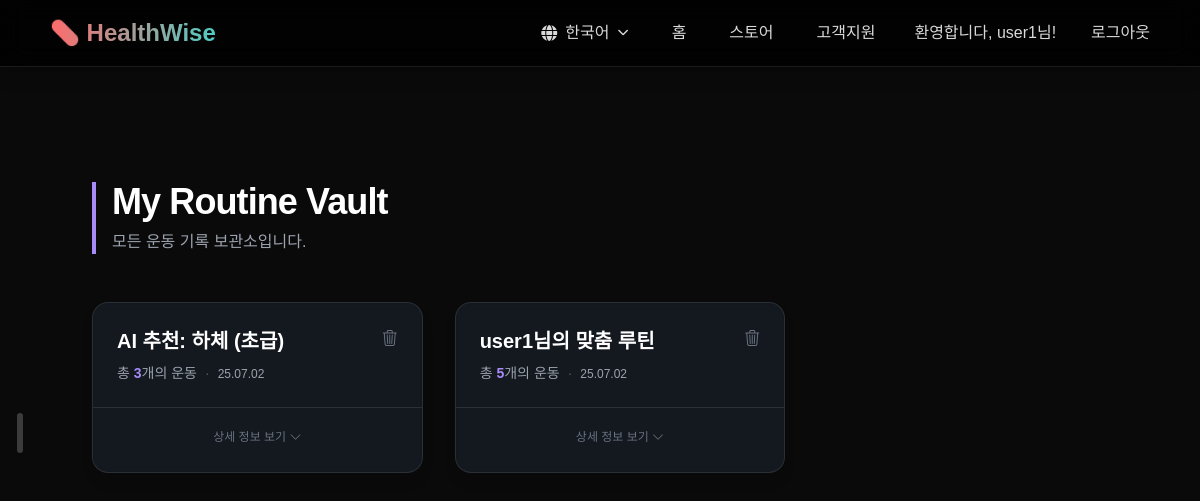
The app's page /routine/my-routines/ (signed in), older data.
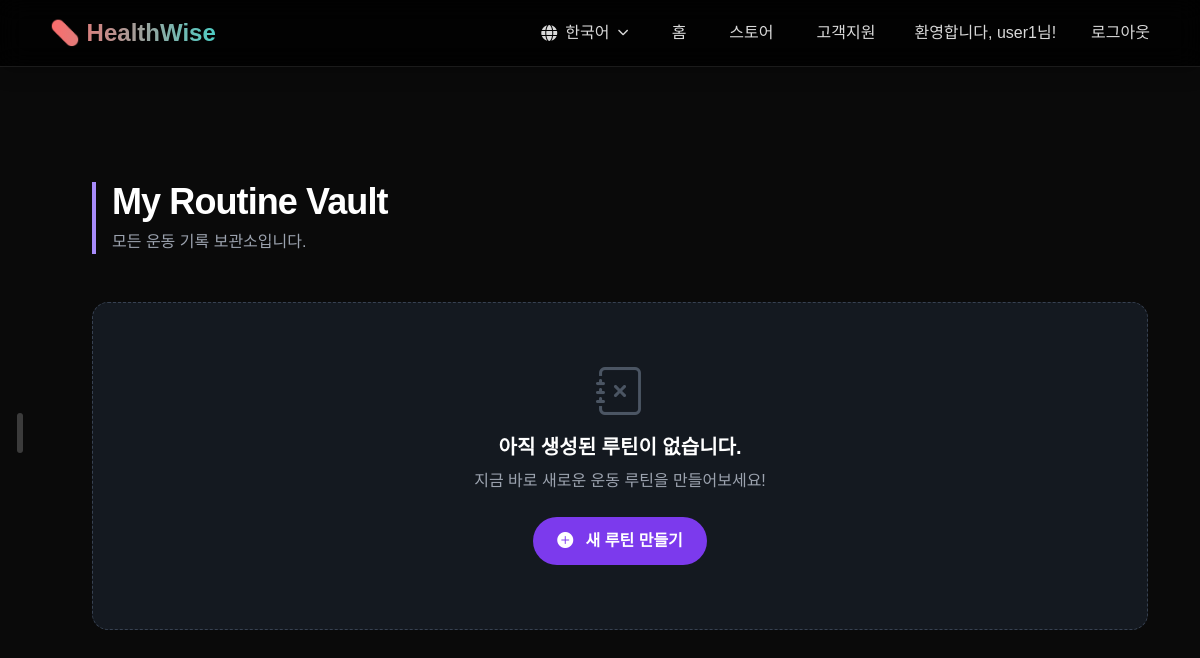
The same page, newer data.
### routine/models.py (models this page shows, shortened)
class Routine(models.Model):
    user = models.ForeignKey(settings.AUTH_USER_MODEL, on_delete=models.CASCADE, related_name='routines')
    name = models.CharField(max_length=100)
    exercises = models.ManyToManyField('Exercise', through='RoutineExercise', related_name='exercise_routines')
    created_at = models.DateTimeField(auto_now_add=True)

### routine/views.py (the view)
# urls.py: path('my-routines/', views.my_routines_view, name='my_routines'),
@login_required
def my_routines_view(request):
    user_routines = Routine.objects.filter(user=request.user).prefetch_related('routineexercise_set__exercise').order_by('-created_at')
    for routine in user_routines:
        routine.display_name = get_translated_routine_name(routine.name)
    context = {
        'routines': user_routines,
        'active_menu': 'routine_list'
    }
    return render(request, 'routine/my_routines.html', context)

### routine/models.py (called while the page is built)
    @property
    def localized_name(self):
        lang = translation.get_language()  # 현재 활성화된 언어 코드 (예: 'ko', 'en')
        if lang == 'en' and self.name_en:
            return self.name_en
        if lang == 'es' and self.name_es:
            return self.name_es
        return self.name  # 기본값 또는 해당하는 언어 필드가 없을 경우 한국어 이름 반환

    @property
    def localized_muscle_group(self):
        lang = translation.get_language()
        if lang == 'en' and self.muscle_group_en:
            return self.muscle_group_en
        if lang == 'es' and self.muscle_group_es:
            return self.muscle_group_es
        return self.muscle_group

    @property
    def localized_description(self):
        lang = translation.get_language()
        if lang == 'en' and self.description_en:
            return self.description_en
        if lang == 'es' and self.description_es:
            return self.description_es
        return self.description

    @property
    def localized_precautions(self):
        lang = translation.get_language()
        if lang == 'en' and self.precautions_en:
            return self.precautions_en
        if lang == 'es' and self.precautions_es:
            return self.precautions_es
        return self.precautions

### web/templatetags/custom_translate.py (called while the page is built)
@register.simple_tag
def t(key, **kwargs):
    return translate_text(key, **kwargs)

### web/utils.py (called while the page is built)
def load_translations(lang_code):
    if lang_code in _translations:
        return _translations[lang_code]
    if not lang_code:
        lang_code = 'ko'
    file_path = settings.BASE_DIR / 'locales' / f'{lang_code}.json'
    try:
        with open(file_path, 'r', encoding='utf-8') as f:
            translations_data = json.load(f)
            if not isinstance(translations_data, dict):
                _translations[lang_code] = {}
                return {}
            _translations[lang_code] = translations_data
            return translations_data
    except (FileNotFoundError, json.JSONDecodeError) as e:
        print(f"I18N Warning: Could not load '{file_path}'. Reason: {e}")
        if lang_code != 'ko':
            return load_translations('ko')
        return {}

def t(key, **kwargs):
    current_language = translation.get_language()
    translations = load_translations(current_language)
    translated_string = translations.get(key, key)
    if kwargs:
        try:
            translated_string = translated_string.format(**kwargs)
        except KeyError:
            pass
    return mark_safe(translated_string)

### routine/templates/routine/my_routines.html (shortened to what this page needs)
{% extends 'web/dashboard_sliding_base.html' %}
{% load static custom_translate i18n %}
{% block page_content %}
<script src="https://cdn.tailwindcss.com"></script>
<div class="p-4 sm:p-8">
    <header class="text-left mb-12">
        <div class="border-l-4 border-violet-400 pl-4">
            <h1 class="text-3xl sm:text-4xl font-bold tracking-tight text-white">{% t "My Routine Vault" %}</h1>
            <p class="text-md text-gray-400 mt-2">
              {% t "모든 운동 기록 보관소입니다." %}
            </p>
        </div>
    </header>
    {% if routines %}
        <div class="grid grid-cols-1 md:grid-cols-2 lg:grid-cols-3 gap-8">
            {% for routine in routines %}
                <div class="routine-card flex flex-col bg-gray-800/50 backdrop-blur-sm border border-white/10 rounded-2xl shadow-lg transition-all duration-300 hover:border-violet-500/50 hover:shadow-2xl hover:shadow-violet-500/10">
                    <a href="{% url 'routine:routine_plan_detail' routine.id %}" class="block p-6 flex-grow no-underline">
                        <div class="flex justify-between items-start">
                            <h2 class="text-xl font-bold text-white mb-2">{{ routine.display_name }}</h2>
                            <form id="delete-form-{{ routine.id }}" method="post" action="{% url 'routine:delete_routine' routine.id %}" class="inline">
                                <button type="button" onclick="confirmDelete(event, '{{ routine.id }}')" class="text-gray-500 hover:text-red-400 transition-colors" title="{% t '삭제하기' %}"><i class="bi bi-trash3"></i></button>
                            </form>
                        </div>
                        <p class="text-sm text-gray-400">{% t '총' %} <span class="font-bold text-violet-400">{{ routine.exercises.count }}</span>{% t '개의 운동' %}<span class="mx-2 text-gray-600">·</span><span class="text-xs">{{ routine.created_at|date:"y.m.d" }}</span></p>
                    </a>
                    <div class="card-footer text-center mt-auto p-6 pt-4 border-t border-white/10">
                        <span class="text-xs text-gray-500">{% t "상세 정보 보기" %} <i class="bi bi-chevron-down reveal-icon inline-block"></i></span>
                    </div>
                </div>
            {% endfor %}
        </div>
    {% else %}
        <div class="text-center py-16 px-6 bg-gray-800/50 rounded-2xl border border-dashed border-gray-700">
            <div class="text-5xl mb-4 text-gray-600"><i class="bi bi-journal-x"></i></div>
            <h3 class="text-xl font-bold text-white">{% t "아직 생성된 루틴이 없습니다." %}</h3>
            <p class="text-gray-400 mt-2 mb-6">{% t "지금 바로 새로운 운동 루틴을 만들어보세요!" %}</p>
            <a href="{% url 'routine:select' %}" class="inline-block bg-violet-600 hover:bg-violet-500 text-white font-bold py-3 px-6 rounded-full transition-colors duration-300">
                <i class="bi bi-plus-circle-fill mr-2"></i> {% t "새 루틴 만들기" %}
            </a>
        </div>
    {% endif %}
</div>
{% endblock %}

### web/templates/web/dashboard_sliding_base.html (shortened to what this page needs)
{% extends 'web/base_simple.html' %}
{% load static custom_translate i18n %}
{% block content %}
<link rel="stylesheet" href="https://cdn.jsdelivr.net/npm/bootstrap-icons@1.11.3/font/bootstrap-icons.min.css">
<div class="sliding-sidebar-container">
    <div class="sidebar-handle">
        <div class="sidebar-handle-icon"></div>
    </div>
</div>
<div class="page-main-content">
    {% block page_content %}{% endblock %}
</div>
{% endblock %}

### web/templates/web/base_simple.html (shortened to what this page needs)
<!DOCTYPE html>
<html lang="{{ request.LANGUAGE_CODE }}">
<head>
    <link rel="stylesheet" href="https://cdnjs.cloudflare.com/ajax/libs/font-awesome/6.5.1/css/all.min.css" />
</head>
<body>
    <header class="app-header">
        {% include 'web/_header.html' %}
    </header>
    <main>
        {% block content %}
        {% endblock %}
    </main>
</body>
</html>

### web/templates/web/_header.html (shortened to what this page needs)
{% load static i18n custom_translate %}
<link rel="stylesheet" href="https://cdnjs.cloudflare.com/ajax/libs/font-awesome/6.5.1/css/all.min.css" />
<nav class="nav-container">
    <a href="/" class="logo" style="text-decoration: none;">💊 HealthWise</a>
    <ul class="nav-menu">
        <li>
            <div class="language-dropdown-container">
                <button type="button" id="language-toggle-btn" class="nav-item">
                    <i class="fas fa-globe"></i>
                    <span class="language-text">
                        {% get_current_language as LANGUAGE_CODE %}
                        {% if LANGUAGE_CODE == 'ko' %}한국어
                        {% elif LANGUAGE_CODE == 'en' %}English
                        {% elif LANGUAGE_CODE == 'es' %}Español
                        {% else %}Language
                        {% endif %}
                    </span>
                    <i class="fas fa-chevron-down" style="font-size: 0.7em;"></i>
                </button>
                    {% get_current_language as LANGUAGE_CODE %}
            </div>
        </li>
        <li><a href="/" class="nav-item">{% t "홈" %}</a></li>
        <li><a href="{% url 'store:home' %}" class="nav-item">{% t "스토어" %}</a></li>
        <li><a href="{% url 'web:support' %}" class="nav-item {% if active_menu == 'support' %}active{% endif %}">{% t "고객지원" %}</a></li>
        {% if user.is_authenticated %}
            <li style="padding: 5px 0; color: rgba(255, 255, 255, 0.85); font-weight: 500;">{% t "환영합니다, {name}님!" name=user.username|default:_("사용자") %}</li>
            <li>
                <form id="logout-form" method="post" action="{% url 'accounts:logout' %}" style="display: inline;">
                    <button type="submit" class="nav-item" style="background: none; border: none; color: rgba(255, 255, 255, 0.85); cursor: pointer; padding: 5px 0; font-size: 1rem; font-weight: 500; font-family: inherit;">{% t "로그아웃" %}</button>
                </form>
            </li>
        {% else %}
            <li><a href="{% url 'accounts:login' %}" class="nav-item">{% t "로그인" %}</a></li>
            <li><a href="{% url 'accounts:signup' %}" class="nav-item">{% t "회원가입" %}</a></li>
        {% endif %}
    </ul>
</nav>

### web/templates/web/base_simple.html (style rules this page uses)
body { background-color: #0a0a0a; color: #fff; font-family: 'Pretendard', 'Poppins', sans-serif; margin: 0; padding-top: 85px; }
.app-header { background-color: rgba(0, 0, 0, 0.8); backdrop-filter: blur(12px); padding: 15px 50px; position: fixed; top: 0; left: 0; width: 100%; z-index: 10000; box-shadow: 0 4px 18px rgba(0, 0, 0, 0.25); border-bottom: 1px solid rgba(255, 255, 255, 0.1); box-sizing: border-box; }
.app-header .nav-container { display: flex; justify-content: space-between; align-items: center; max-width: 1400px; margin: 0 auto; }
.app-header .logo { font-size: 24px; font-weight: 800; background: linear-gradient(90deg, #ff6b6b, #4ecdc4); -webkit-background-clip: text; background-clip: text; -webkit-text-fill-color: transparent; text-decoration: none; }
.app-header .nav-menu { list-style: none; display: flex; align-items: center; gap: 35px; margin: 0; padding: 0; }
.app-header .nav-item { color: rgba(255, 255, 255, 0.85); text-decoration: none; font-size: 1rem; font-weight: 500; transition: color 0.3s ease, transform 0.3s ease; position: relative; padding: 6px 4px; background: none; border: none; cursor: pointer; font-family: inherit; }
.app-header .nav-item::after { content: ''; position: absolute; bottom: 0; left: 0; width: 0; height: 2.5px; background: linear-gradient(90deg, #ff6b6b, #4ecdc4); transition: width 0.35s ease-out; }
.app-header .nav-item .fas { font-family: 'Font Awesome 6 Free', 'FontAwesome' !important; font-weight: 900 !important; color: inherit; }
.language-dropdown-container { position: relative; }
.language-dropdown-container .nav-item .fa-chevron-down { transition: transform 0.3s ease; }
#language-toggle-btn { display: flex; align-items: center; gap: 8px; }

### web/templates/web/dashboard_sliding_base.html (style rules this page uses)
body { background: #0a0a0a !important; color: rgba(255, 255, 255, 0.8) !important; overflow: auto !important; cursor: auto !important; }
.sliding-sidebar-container { position: fixed; top: 65px; left: 0; bottom: 0; z-index: 10000; width: 300px; transform: translateX(-260px); transition: transform 0.4s cubic-bezier(0.25, 0.8, 0.25, 1); }
.sidebar-handle { width: 40px; height: 100%; float: right; display: flex; align-items: center; justify-content: center; cursor: pointer; }
.sidebar-handle-icon { width: 6px; height: 40px; background-color: rgba(255, 255, 255, 0.2); border-radius: 3px; transition: background-color 0.3s; }
.page-main-content { padding-top: 65px; padding-left: 60px; padding-right: 20px; padding-bottom: 40px; }

Row changes from the older to the newer data that the page shows:
removed Routine: display_name "AI 추천: 하체 (초급)", t "총", exercises.count "3", t "개의 운동", created_at "25.07.02", t "상세 정보 보기"
removed Routine: display_name "user1님의 맞춤 루틴", t "총", exercises.count "5", t "개의 운동", created_at "25.07.02", t "상세 정보 보기"
Text that changed along with them:
text now shown: "아직 생성된 루틴이 없습니다. 지금 바로 새로운 운동 루틴을 만들어보세요! 새 루틴 만들기"
